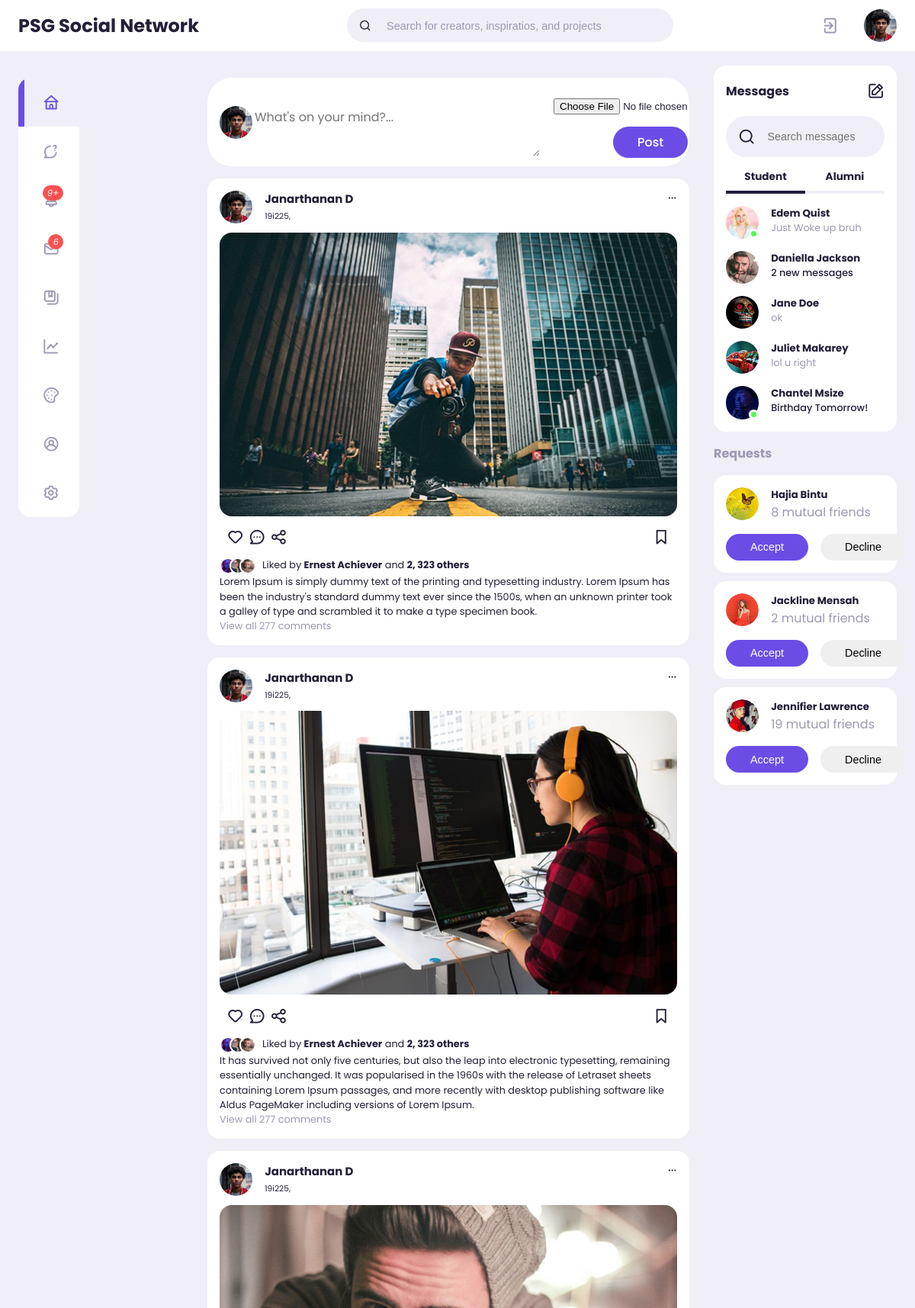
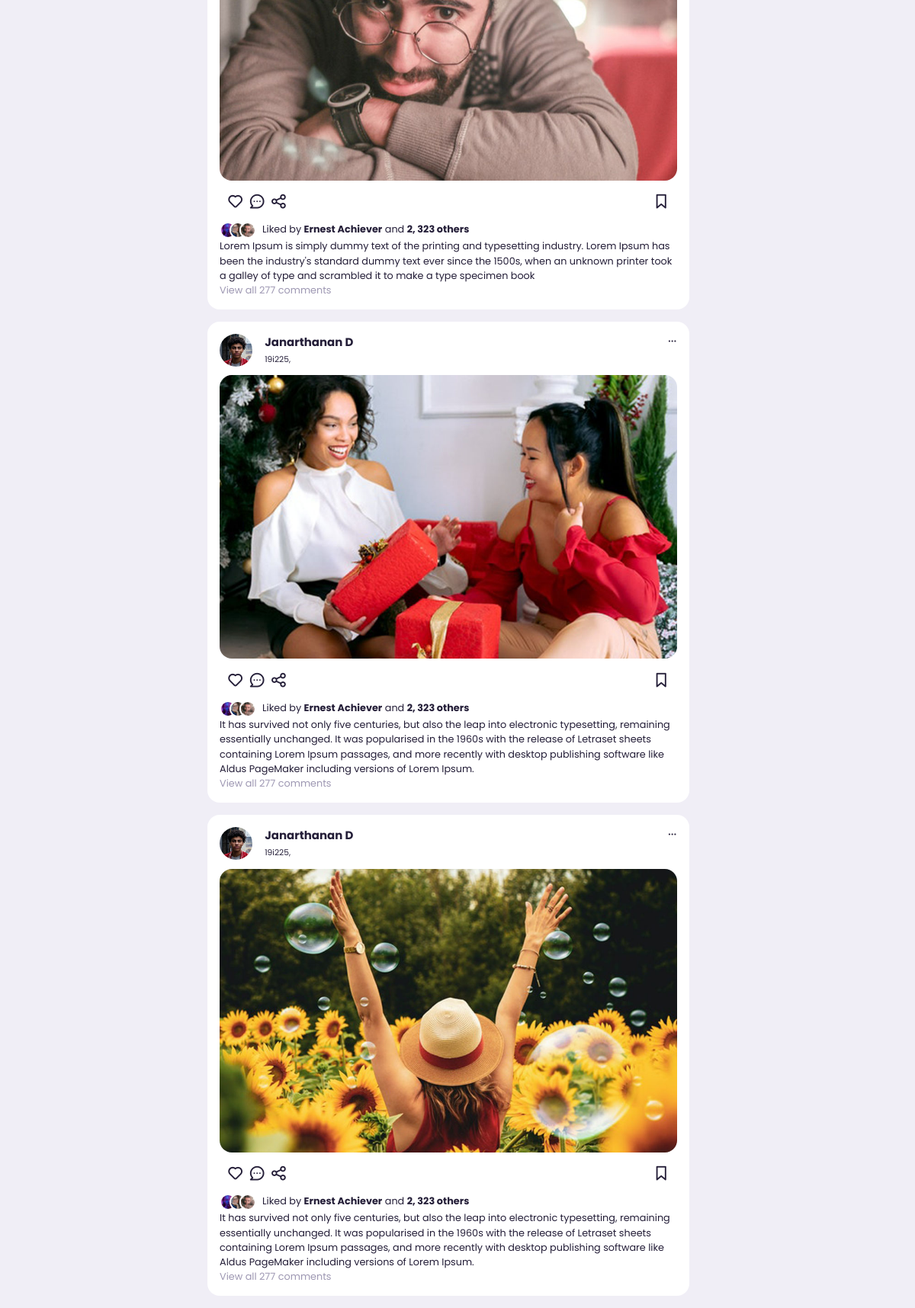
/feeds/ (signed in), run on an earlier commit of the app's database (2 pictures, top to bottom).
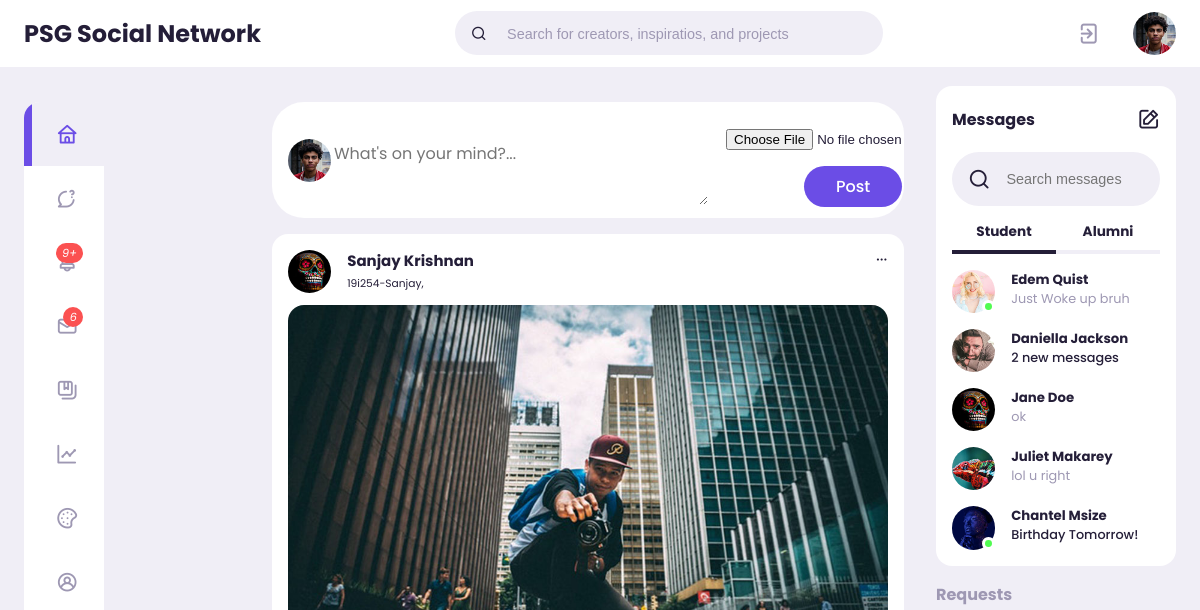
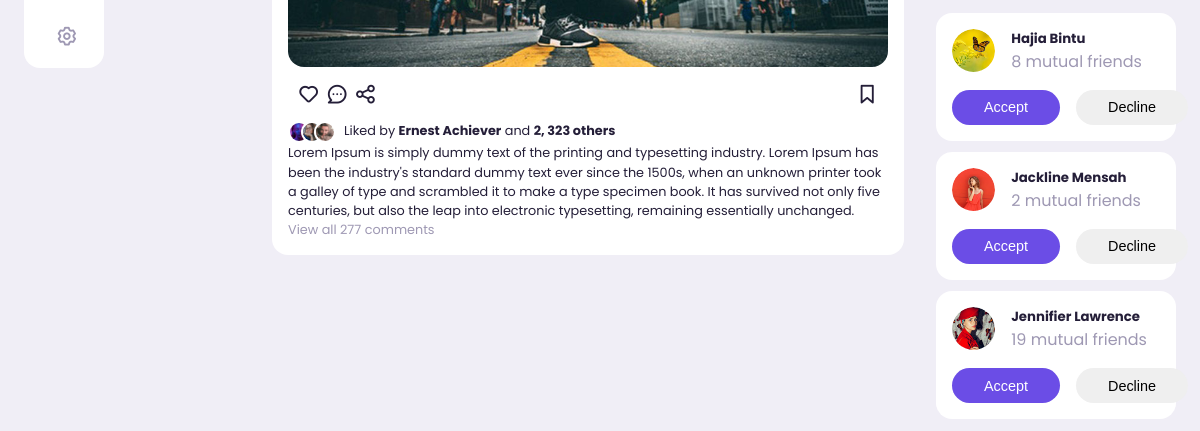
And on a later commit of the database (2 pictures, top to bottom).
### user/models.py (models this page shows)
class User(AbstractUser):
    GENDER_CHOICES= [
    ('male', 'Male'),
    ('female', 'Female'),
    ('other', 'Other'),
    ]
    username = models.CharField(max_length=200, unique=True)
    profile_pic = models.ImageField(upload_to="profile-pics", blank=True, null=True, default='profile-pics/default-img.png')
    profile_cover = models.ImageField(upload_to="profile-cover", blank=True, null=True, default='profile-cover/default-profile-cover.jpg')
    type = models.CharField(max_length=200, blank=True)
    email = models.EmailField(unique=True)
    gender = models.CharField(max_length=6, choices=GENDER_CHOICES, default='male', null=True)
    dob = models.DateField(null=True)
    USERNAME_FIELD = 'email'
    REQUIRED_FIELDS = []

### feeds/models.py (models this page shows)
class Feed(models.Model):
    author= models.ForeignKey(User, on_delete=models.CASCADE)
    caption = models.TextField()
    image = models.ImageField(upload_to='posts', blank=True, null=True)
    created = models.DateTimeField(auto_now_add=True)
    likes = models.IntegerField(default=0)
    comments = models.IntegerField(default=0)
    shares = models.IntegerField(default=0)

### feeds/views.py (the view, shortened to what this page needs)
# urls.py: path('', views.feed_list, name="index"),
def feed_list(request):
    form = FeedForm()
    feeds = Feed.objects.all().order_by('-created')
    context=  {'form': form, 'feeds': feeds}
    return render(request, 'feeds/feed_list.html', context)

### feeds/forms.py (shortened to what this page needs)
class FeedForm(forms.ModelForm):
    def __init__(self, *args, **kwargs):
        super().__init__(*args, **kwargs)
        self.fields['image'].widget.attrs.update({'id': 'post-img'})
    class Meta:
        model = Feed
        fields = ( 'caption', 'image',)
        widgets = {
            'caption': forms.TextInput(attrs={'id':'post-caption', 'placeholder':'What\'s on your mind, Diana?'}),
        }

### feeds/templates/feeds/feed_list.html (shortened to what this page needs)
{% extends 'base.html' %}
{% load static %}
{% load humanize %}
{% block content %}
{% include 'top-nav.html' %}
<main class="feeds">
    <div class="container">
        {% include 'side-nav.html'%}
        <section class="middle">
            <form method="POST" enctype="multipart/form-data">
                <div class="create-post">
                    <div class="profile-picture">
                        <img src="{{user.profile_pic.url}}" alt="Profile Image">
                    </div>
                    <div>
                        <textarea placeholder="What's on your mind?..." name="caption" cols="30" rows="10"></textarea>
                    </div>
                    <div>
                        {{form.image}}
                        <input type="submit" value="Post" class="btn btn-primary post-create-btn">
                    </div>
                </div>
            </form>
            <div class="feeds">
                {% for feed in feeds %}
                <div class="feed">
                    <div class="head">
                        <div class="user">
                            <div class="profile-picture">
                                <img src="{{feed.author.profile_pic.url}}" alt="Profile Image">
                            </div>
                            <div class="ingo">
                                <h3>{{feed.author.first_name}} {{feed.author.last_name}}</h3>
                                <small>{{feed.author.username}}, {{ feed.pub_date|naturaltime}}</small>
                            </div>
                        </div>
                        <span class="edit">
                            <i class="uil uil-ellipsis-h"></i>
                        </span>
                    </div>
                    <div class="photo">
                        <img src="{{ feed.image.url }}" alt="Post">
                    </div>
                    <div class="action-buttons">
                        <div class="interaction-button">
                            <span><i class="uil uil-heart"></i> {{ post.likes }}</span>
                            <span><i class="uil uil-comment-dots"></i></span>
                            <span><i class="uil uil-share-alt"></i></span>
                        </div>
                        <div class="bookmark">
                            <span><i class="uil uil-bookmark-full"></i></span>
                        </div>
                    </div>
                    <div class="liked-by">
                        <span><img src="{% static 'images/feeds/profile-10.jpg' %}"></span>
                        <span><img src="{% static 'images/feeds/profile-4.jpg' %}"></span>
                        <span><img src="{% static 'images/feeds/profile-15.jpg' %}"></span>
                        <p>Liked by <b>Ernest Achiever</b> and <b>2, 323 others</b></p>
                    </div>
                    <div class="caption">
                        <p>{{feed.caption}}</p>
                    </div>
                    <div class="comments text-muted">View all 277 comments</div>
                </div>
                {% empty %}
            <li>No blogs have been posted yet</li>
        {% endfor %}
        </section>
        <section class="right">
            <div class="messages">
                <div class="heading">
                    <h4>Messages</h4><i class="uil uil-edit"></i>
                </div>
                <div class="search-bar">
                    <i class="uil uil-search"></i>
                    <input type="search" placeholder="Search messages" id="message-search">
                </div>
                <div class="category">
                    <h6 class="active">Student</h6>
                    <h6 class="message-requests">Alumni</h6>
                </div>
                <div class="message">
                    <div class="profile-picture">
                        <img src="{% static 'images/feeds/profile-17.jpg' %}">
                        <div class="active"></div>
                    </div>
                    <div class="message-body">
                        <h5>Edem Quist</h5>
                        <p class="text-muted">Just Woke up bruh</p>
                    </div>
                </div>
                <div class="message">
                    <div class="profile-picture">
                        <img src="{% static 'images/feeds/profile-15.jpg' %}">
                    </div>
                    <div class="message-body">
                        <h5>Daniella Jackson</h5>
                        <p class="text-bold">2 new messages</p>
                    </div>
                </div>
                <div class="message">
                    <div class="profile-picture">
                        <img src="{% static 'images/feeds/profile-9.jpg' %}">
                    </div>
                    <div class="message-body">
                        <h5>Jane Doe</h5>
                        <p class="text-muted">ok</p>
                    </div>
                </div>
                <div class="message">
                    <div class="profile-picture">
                        <img src="{% static 'images/feeds/profile-19.jpg' %}">
                    </div>
                    <div class="message-body">
                        <h5>Juliet Makarey</h5>
                        <p class="text-muted">lol u right</p>
                    </div>
                </div>
                <div class="message">
                    <div class="profile-picture">
                        <img src="{% static 'images/feeds/profile-7.jpg' %}">
                        <div class="active"></div>
                    </div>
                    <div class="message-body">
                        <h5>Chantel Msize</h5>
                        <p class="text-bold">Birthday Tomorrow!</p>
                    </div>
                </div>
            </div>
            <div class="friend-requests">
                <h4>Requests</h4>
                <div class="request">
                    <div class="info">
                        <div class="profile-picture">
                            <img src="{% static 'images/feeds/profile-14.jpg' %}">
                        </div>
                        <div>
                            <h5>Hajia Bintu</h5>
                            <p class="text-muted">
                                8 mutual friends
                            </p>
                        </div>
                    </div>
                    <div class="action">
                        <button class="btn btn-primary">
                            Accept
                        </button>
                        <button class="btn">
                            Decline
                        </button>
                    </div>
                </div>
                <div class="request">
                    <div class="info">
                        <div class="profile-picture">
                            <img src="{% static 'images/feeds/profile-5.jpg' %}">
                        </div>
                        <div>
                            <h5>Jackline Mensah</h5>
                            <p class="text-muted">
                                2 mutual friends
                            </p>
                        </div>
                    </div>
                    <div class="action">
                        <button class="btn btn-primary">
                            Accept
                        </button>
                        <button class="btn">
                            Decline
                        </button>
                    </div>
                </div>
                <div class="request">
                    <div class="info">
                        <div class="profile-picture">
                            <img src="{% static 'images/feeds/profile-16.jpg' %}">
                        </div>
                        <div>
                            <h5>Jennifier Lawrence</h5>
                            <p class="text-muted">
                                19 mutual friends
                            </p>
                        </div>
                    </div>
                    <div class="action">
                        <button class="btn btn-primary">
                            Accept
                        </button>
                        <button class="btn">
                            Decline
                        </button>
                    </div>
                </div>
            </div>
        </section>
    </div>
</main>
{% endblock content %}

### templates/base.html (shortened to what this page needs)
<!DOCTYPE html>
<html lang="en">
{% load static %}
<head>
    <link rel="stylesheet" href="https://unicons.iconscout.com/release/v4.0.0/css/line.css">
    <link rel="stylesheet" href="{% static 'css/style.css' %}">
</head>
<body>
    {% block content %}
    {% endblock content %}
</body>
</html>

### templates/top-nav.html
{% load static %}
<nav>
    <div class="container">
        <h2 class="log">
            PSG Social Network
        </h2>
        <div class="search-bar">
            <i class="uil uil-search"></i>
            <input type="search" placeholder="Search for creators, inspiratios, and projects">
        </div>
        <div class="create">
            <a href="{% url 'user:logout'%}"><i class="uil uil-signout icon-font-size"></i></a>
            <div class="profile-picture">
                <img src="{{user.profile_pic.url}}" alt="Profile imgage">
            </div>
        </div>
    </div>
</nav>

### templates/side-nav.html (shortened to what this page needs)
<section class="left">
    <div class="sidebar">
        <a href="{% url 'feeds:index' %}" class="menu-item{% if 'feeds' in request.resolver_match.namespace %} active{% endif %}">
            <span><i class="uil uil-home icon"></i></span>
        </a>
        <a href="{% url 'forum:thread_list' %} " class="menu-item{% if 'forum' in request.resolver_match.namespace %} active{% endif %}">
            <span><i class="uil uil-comment-question"></i></span>
        </a>
        <a href="#" class="menu-item" id="notifications">
            <span><i class="uil uil-bell"><small class="notification-count">9+</small></i></span>
        </a>
        <a href="#" class="menu-item" id="messages-notification">
            <span><i class="uil uil-envelope-alt"><small class="notification-count">6</small></i></span>
        </a>
        <a href="{% url 'notes:index' %} " class="menu-item{% if 'notes' in request.resolver_match.namespace %} active{% endif %}">
            <span><i class="uil uil-notebooks"></i></span>
        </a>
        <a href="#" class="menu-item">
            <span><i class="uil uil-chart-line"></i></span>
        </a>
        <a href="#" class="menu-item" id="theme">
            <span><i class="uil uil-palette"></i></span>
        </a>
        <a href="{% url 'user:profile' user.email %}" class="menu-item{% if 'user' in request.resolver_match.namespace %} active{% endif %}">
            <span><i class="uil uil-user-circle"></i></span>
        </a>
        <a href="#" class="menu-item">
            <span><i class="uil uil-setting"></i></span>
        </a>
    </div>
</section>

What changed in the data, as far as the page shows it:
removed Feed: author.profile_pic (picture), author.first_name "Janarthanan", author.last_name "D", author.username "19i225", image (picture), caption "It has survived not only five centuries, but also the leap into electronic typesetting, remaining essentially unchanged. It was popularised in the 1960s with the release of Letraset sheets containing Lorem Ipsum passages, and more recently with desktop publishing software like Aldus PageMaker including versions of Lorem Ipsum."
removed Feed: author.profile_pic (picture), author.first_name "Janarthanan", author.last_name "D", author.username "19i225", image (picture), caption "Lorem Ipsum is simply dummy text of the printing and typesetting industry. Lorem Ipsum has been the industry's standard dummy text ever since the 1500s, when an unknown printer took a galley of type and scrambled it to make a type specimen book"
removed Feed: author.profile_pic (picture), author.first_name "Janarthanan", author.last_name "D", author.username "19i225", image (picture), caption "It has survived not only five centuries, but also the leap into electronic typesetting, remaining essentially unchanged. It was popularised in the 1960s with the release of Letraset sheets containing Lorem Ipsum passages, and more recently with desktop publishing software like Aldus PageMaker including versions of Lorem Ipsum."
removed Feed: author.profile_pic (picture), author.first_name "Janarthanan", author.last_name "D", author.username "19i225", image (picture), caption "It has survived not only five centuries, but also the leap into electronic typesetting, remaining essentially unchanged. It was popularised in the 1960s with the release of Letraset sheets containing Lorem Ipsum passages, and more recently with desktop publishing software like Aldus PageMaker including versions of Lorem Ipsum."
changed Feed: author.profile_pic: a different picture; author.first_name "Janarthanan" → "Sanjay"; author.last_name "D" → "Krishnan"; author.username "19i225" → "19i254-Sanjay"; caption "…a type specimen book." → "…a type specimen book. It has survived not only five centuries, but also the leap into electronic typesetting, remaining essentially unchanged."
